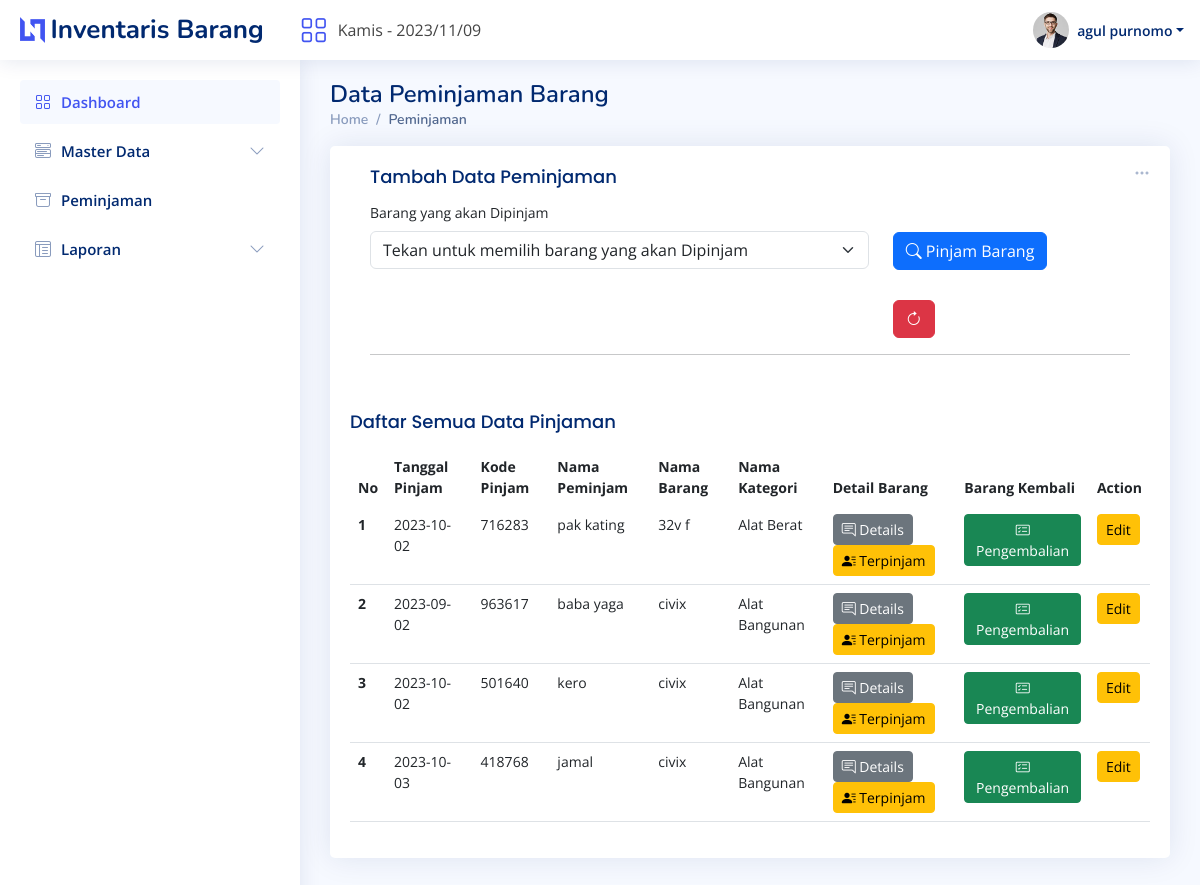
Screenshot of /pinjaman.php (signed in) with the database file from the repository.
### tables this page shows
CREATE TABLE `pinjam` (
  `id_peminjam` int(11) NOT NULL,
  `kode_pinjam` int(11) DEFAULT NULL,
  `nama_peminjam` varchar(255) DEFAULT NULL,
  `barang_terpinjam` int(11) DEFAULT NULL,
  `pinjaman_bagus` int(11) DEFAULT NULL,
  `pinjaman_rusak` int(11) DEFAULT NULL,
  `tanggal_pinjam` date DEFAULT NULL
);

CREATE TABLE `barang` (
  `id_barang` int(11) NOT NULL,
  `kode_barang` int(11) NOT NULL,
  `tanggal_masuk` date DEFAULT NULL,
  `nama_barang` varchar(255) DEFAULT NULL,
  `id_kategori` int(11) DEFAULT NULL,
  `kondisi_barang_bagus` int(11) DEFAULT NULL,
  `kondisi_barang_rusak` int(11) DEFAULT NULL,
  `satuan` varchar(11) DEFAULT NULL,
  `id_ruang` int(11) DEFAULT NULL,
  `keluar` int(1) DEFAULT NULL,
  `tanggal_keluar` date DEFAULT NULL,
  `alasan` varchar(255) DEFAULT NULL,
  `alasan2` varchar(255) DEFAULT NULL
);

CREATE TABLE `kategori` (
  `id_kategori` int(25) NOT NULL,
  `nama_kategori` varchar(255) NOT NULL
);

### pinjaman.php (the view, shortened to what this page needs)
<?php
include_once 'header.php';
?>
<main id="main" class="main">
    <div class="pagetitle">
        <h1>Data Peminjaman Barang</h1>
        <nav>
            <ol class="breadcrumb">
                <li class="breadcrumb-item"><a href="?page=dashboard">Home</a></li>
                <li class="breadcrumb-item active">Peminjaman</li>
            </ol>
        </nav>
    </div>
    <section class="section dashboard">
        <div class="row">
            <div class="col-lg-15">
                <div class="row">
                    <div class="col-12">
                        <div class="card recent-sales overflow-auto">
                            <div class="filter">
                                <a class="icon" href="#" data-bs-toggle="dropdown" title="Pilih Filter pada Table"><i class="bi bi-three-dots"></i></a>
                            </div>
                            <div class="card-body">
                                <div class="card-body">
                                    <h5 class="card-title m-0">Tambah Data Peminjaman</h5>
                                    <form method="post" <?php if (isset($_POST['adakan'])) {
                                                            echo "hidden";
                                                        } ?>>
                                        <div class="mb-3">
                                            <div class="row">
                                                <div class="col-lg-8">
                                                    <label class="form-label">Barang yang akan Dipinjam</label>
                                                    <select class="form-select" name="adakan_name" required>
                                                        <option value="" hidden>Tekan untuk memilih barang yang akan Dipinjam</option>
                                                    </select>
                                                </div>
                                                <div class="col-lg-3">
                                                    <button title="Cari laporan barang berdasarkan input Tanggal" name="adakan" class="btn btn-primary" style="margin-top: 30px;"><i class="bi bi-search"></i> Pinjam Barang</button>
                                                    <button title="Reset semua Input" type="reset" style="margin-top: 30px;" class="btn btn-danger"><i class="bi bi-arrow-clockwise"></i></button>
                                                </div>
                                            </div>
                                        </div>
                                    </form>
                                    <hr>
                                </div>
                                <h5 class="card-title m-0">Daftar Semua Data Pinjaman
                                </h5>
                                <table class="table table-border datatable">
                                    <thead>
                                        <tr>
                                            <th scope="col">No</th>
                                            <th scope="col">Tanggal Pinjam</th>
                                            <th scope="col">Kode Pinjam</th>
                                            <th scope="col">Nama Peminjam</th>
                                            <th scope="col">Nama Barang</th>
                                            <th scope="col">Nama Kategori</th>
                                            <th scope="col">Detail Barang</th>
                                            <th scope="col">Barang Kembali</th>
                                            <th scope="col">Action</th>
                                        </tr>
                                    </thead>
                                    <tbody>
                                        <?php
                                        $i = 1;
                                        if (isset($_POST['filter-today'])) {
                                            $query = mysqli_query($koneksi, "SELECT * FROM pinjam INNER JOIN barang ON pinjam.barang_terpinjam=barang.id_barang INNER JOIN kategori ON barang.id_kategori=kategori.id_kategori INNER JOIN ruang ON barang.id_ruang=ruang.id_ruang WHERE tanggal_pinjam='$currentdate' ");
                                        } elseif (isset($_POST['filter-all'])) {
                                            $query = mysqli_query($koneksi, "SELECT * FROM pinjam INNER JOIN barang ON pinjam.barang_terpinjam=barang.id_barang INNER JOIN kategori ON barang.id_kategori=kategori.id_kategori INNER JOIN ruang ON barang.id_ruang=ruang.id_ruang ");
                                        } else {
                                            $query = mysqli_query($koneksi, "SELECT * FROM pinjam INNER JOIN barang ON pinjam.barang_terpinjam=barang.id_barang INNER JOIN kategori ON barang.id_kategori=kategori.id_kategori INNER JOIN ruang ON barang.id_ruang=ruang.id_ruang ");
                                        }
                                        while ($data = mysqli_fetch_array($query)) {
                                        ?>
                                            <tr>
                                                <td><strong><?php echo $i++ ?></strong></td>
                                                <td><?php echo $data['tanggal_pinjam'] ?></td>
                                                <td><?php echo $data['kode_pinjam'] ?></td>
                                                <td><?php echo $data['nama_peminjam'] ?></td>
                                                <td><?php echo $data['nama_barang'] ?></td>
                                                <td><?php echo $data['nama_kategori'] ?></td>
                                                <td>
                                                    <a data-bs-toggle="modal" data-bs-target="#detailbarang<?php echo $data['kode_barang'] ?>" class="btn btn-secondary btn-sm" title="Detail Informasi Barang"><i class="bi bi-chat-right-text"></i> Details</a>
                                                    <button class="btn btn-warning btn-sm" data-bs-toggle="modal" data-bs-target="#pinjambarang<?php echo $data['id_peminjam'] ?>" title="Tekan untuk melihat data Pinjaman"><i class="bi bi-person-lines-fill"></i> Terpinjam</button>
                                                </td>
                                                <td>
                                                    <button class="btn btn-success btn-sm" data-bs-toggle="modal" data-bs-target="#editpinjam<?php echo $data['id_peminjam'] ?>" title="Tekan untuk mengedit data Pinjaman"><i class="bi bi-card-checklist"></i> Pengembalian</button>
                                                </td>
                                                <td>
                                                    <button class="btn btn-warning btn-sm" data-bs-toggle="modal" data-bs-target="#edit<?php echo $data['id_peminjam'] ?>" title="Tekan untuk mengedit data Pinjaman">Edit</button>
                                                </td>
                                            </tr>
                                        <?php
                                        }
                                        ?>
                                    </tbody>
                                </table>
                            </div>
                        </div>
                    </div>
                </div>
            </div>
        </div>
    </section>
</main>

### assets/css/style.css (style rules this page uses)
:root { scroll-behavior: smooth; }
body { font-family: "Open Sans", sans-serif; background: #f6f9ff; color: #444444; }
a { color: #4154f1; text-decoration: none; }
h1, h2, h3, h4, h5, h6 { font-family: "Nunito", sans-serif; }
#main { margin-top: 60px; padding: 20px 30px; transition: all 0.3s; }
.pagetitle { margin-bottom: 10px; }
.pagetitle h1 { font-size: 24px; margin-bottom: 0; font-weight: 600; color: #012970; }
.card { margin-bottom: 30px; border: none; border-radius: 5px; box-shadow: 0px 0 30px rgba(1, 41, 112, 0.1); }
.card-title { padding: 20px 0 15px 0; font-size: 18px; font-weight: 500; color: #012970; font-family: "Poppins", sans-serif; }
.card-body { padding: 0 20px 20px 20px; }
.breadcrumb { font-size: 14px; font-family: "Nunito", sans-serif; color: #899bbd; font-weight: 600; }
.breadcrumb a { color: #899bbd; transition: 0.3s; }
.breadcrumb .breadcrumb-item::before { color: #899bbd; }
.breadcrumb .active { color: #51678f; font-weight: 600; }
@media (min-width: 1200px) { #main, #footer { margin-left: 300px; } }
.dashboard .filter { position: absolute; right: 0px; top: 15px; }
.dashboard .filter .icon { color: #aab7cf; padding-right: 20px; padding-bottom: 5px; transition: 0.3s; font-size: 16px; }
.dashboard .recent-sales { font-size: 14px; }
.dashboard .recent-sales .table thead { background: #f6f6fe; }
.dashboard .recent-sales .table thead th { border: 0; }

### rows the page displays
pinjam: tanggal_pinjam "2023-10-02", kode_pinjam "716283", nama_peminjam "pak kating", barang_terpinjam.nama_barang "32v f", kategori.nama_kategori "Alat Berat"
pinjam: tanggal_pinjam "2023-09-02", kode_pinjam "963617", nama_peminjam "baba yaga", barang_terpinjam.nama_barang "civix", kategori.nama_kategori "Alat Bangunan"
pinjam: tanggal_pinjam "2023-10-02", kode_pinjam "501640", nama_peminjam "kero", barang_terpinjam.nama_barang "civix", kategori.nama_kategori "Alat Bangunan"
pinjam: tanggal_pinjam "2023-10-03", kode_pinjam "418768", nama_peminjam "jamal", barang_terpinjam.nama_barang "civix", kategori.nama_kategori "Alat Bangunan"

### other values shown
$today_indo "Kamis"
$_SESSION['user']['nama_user'] "agul purnomo"
